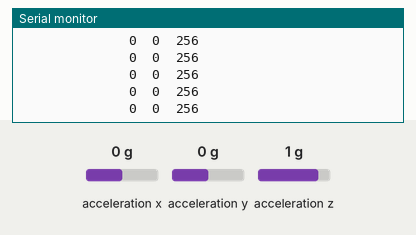
The sketch below on a simulated Arduino Uno, built with avr-gcc and run on an emulated ATmega328P. Shown: the last lines printed to the serial monitor. Inputs (shaded band) come from the test bench; at power-on: acceleration x 0 g, acceleration y 0 g, acceleration z 1 g.

Above: at 1.2 s.
1.3 s: acceleration x set to -1.4 g
At 2.1 s:
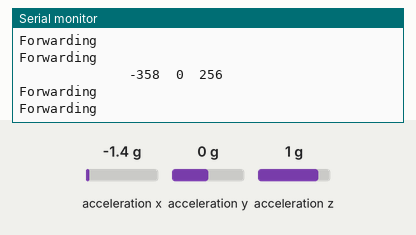
2.8 s: acceleration y set to -1.4 g
At 3.5 s:
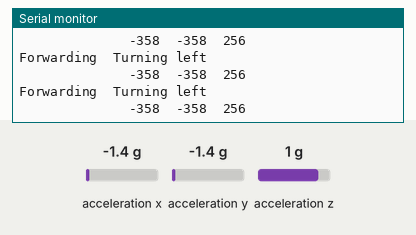
4.3 s: acceleration z set to 0 g
At 5.1 s:
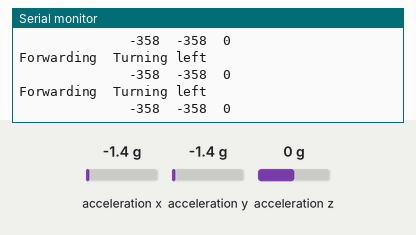
7.3 s: acceleration x set to 0 g
At 7.9 s:
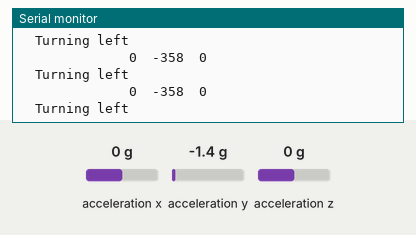
8.9 s: acceleration y set to 0 g
At 10.23 s:
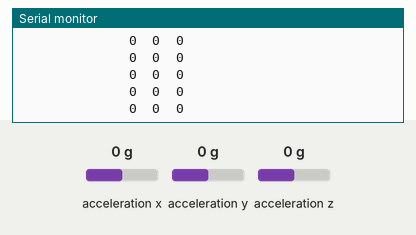
11.9 s: acceleration z set to 0.8 g
At 13.69 s:
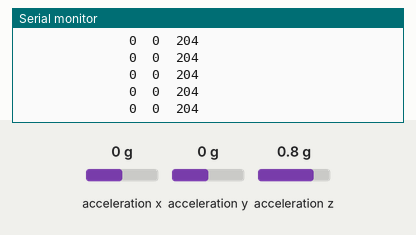
Timing chart, 0 to 15.2 s (numbered marks = the images above; inputs shaded):
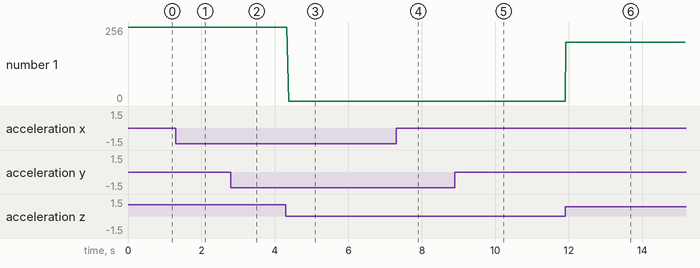

The sketch:

gesture.ino
```cpp
#include <Arduino_FreeRTOS.h>
#include <queue.h>
#include <semphr.h>
#include <Wire.h>
#include <ADXL345.h>

ADXL345 adxl;
struct accData{
    int x;
    int y;
    int z;
};

QueueHandle_t accDataQueue;
SemaphoreHandle_t mutex_serial;

void setup(){
    mutex_serial = xSemaphoreCreateMutex();
    if(!mutex_serial){
        while(1);
    }
    accDataQueue = xQueueCreate(10, sizeof(struct accData));
    if(!accDataQueue){
        while(1);
    }
    xTaskCreate(taskGetAccData, "getAccData", 128, NULL, 1, NULL);
    xTaskCreate(taskSerial, "serial", 128, NULL, 2, NULL);
    xTaskCreate(taskParseAccData, "parseAccData", 128, NULL, 2, NULL);
}

void loop(){}

void taskGetAccData(void *pvParameters){
    (void)pvParameters;
    adxl.powerOn();

    //set activity/ inactivity thresholds (0-255)
    adxl.setActivityThreshold(75); //62.5mg per increment
    adxl.setInactivityThreshold(75); //62.5mg per increment
    adxl.setTimeInactivity(10); // how many seconds of no activity is inactive?

    //look of activity movement on this axes - 1 == on; 0 == off
    adxl.setActivityX(1);
    adxl.setActivityY(1);
    adxl.setActivityZ(1);

    //look of inactivity movement on this axes - 1 == on; 0 == off
    adxl.setInactivityX(1);
    adxl.setInactivityY(1);
    adxl.setInactivityZ(1);

    for(;;){
        struct accData accDataRead;
        adxl.readXYZ(&accDataRead.x, &accDataRead.y, &accDataRead.z);
        xQueueSend(accDataQueue, &accDataRead, portMAX_DELAY);
        vTaskDelay(1);
    }
}

void taskSerial(void *pvParameters){
    (void)pvParameters;
    Serial.begin(9600);

    for(;;){
        struct accData accDataRead;
        if(xQueueReceive(accDataQueue, &accDataRead, portMAX_DELAY) == pdTRUE){
            if(xSemaphoreTake(mutex_serial, portMAX_DELAY) == pdTRUE){
                Serial.print("\t\t\t\t\t\t\t");
                Serial.print(accDataRead.x);
                Serial.print("\t");
                Serial.print(accDataRead.y);
                Serial.print("\t");
                Serial.println(accDataRead.z);
                xSemaphoreGive(mutex_serial);
            }
        }
        vTaskDelay(1);
    }
}

#define RTH_UD 500
#define FTH_UD 0
#define RTH_LR 300
#define FTH_LR -300
#define D_UP_DETECTED 100
#define D_DOWN_DETECTED 100
#define D_LEFT_DETECTED 100
#define D_RIGHT_DETECTED 100

void taskParseAccData(void *pvParameters){
    (void)pvParameters;

    static bool foo = false;
    static bool fooBak = false;
    static TickType_t start_rising_ud = 0;
    static TickType_t start_falling_ud = 0;
    static bool up = false;
    static bool down = false;

    static bool bar = false;
    static bool barBak = false;
    static TickType_t start_rising_lr = 0;
    static TickType_t start_falling_lr = 0;
    static bool left = false;
    static bool right = false;

    for(;;){
        struct accData accDataRead;
        if(xQueueReceive(accDataQueue, &accDataRead, portMAX_DELAY) == pdTRUE){
            if(accDataRead.z > RTH_UD){
                foo = true;
                start_falling_ud = xTaskGetTickCount();
            }
            if(accDataRead.z < FTH_UD){
                foo = false;
                start_rising_ud = xTaskGetTickCount();
            }
            if(foo && !fooBak){
                if((xTaskGetTickCount() - start_rising_ud) * portTICK_PERIOD_MS < D_DOWN_DETECTED){
                    up = false;
                    down = true;
                }
            }
            if(!foo && fooBak){
                if((xTaskGetTickCount() - start_falling_ud) * portTICK_PERIOD_MS < D_UP_DETECTED){
                    up = true;
                    down = false;
                }
            }
            fooBak = foo;

            if(accDataRead.y > RTH_LR){
                bar = true;
                start_falling_lr = xTaskGetTickCount();
            }
            if(accDataRead.y < FTH_LR){
                bar = false;
                start_rising_lr = xTaskGetTickCount();
            }
            if(bar && !barBak){
                if((xTaskGetTickCount() - start_rising_lr) * portTICK_PERIOD_MS < D_RIGHT_DETECTED){
                    left = false;
                    right = true;
                }
            }
            if(!bar && barBak){
                if((xTaskGetTickCount() - start_falling_lr) * portTICK_PERIOD_MS < D_LEFT_DETECTED){
                    left = true;
                    right = false;
                }
            }
            barBak = bar;

            if(xSemaphoreTake(mutex_serial, portMAX_DELAY) == pdTRUE){
                if(accDataRead.x > 100){
                    Serial.print("Backwarding");
                } else if(accDataRead.x < -100){
                    Serial.print("Forwarding");
                }
                if(accDataRead.y > 100){
                    Serial.print("  Turning right");
                } else if(accDataRead.y < -100){
                    Serial.print("  Turning left");
                }
                if(up){
                    Serial.print("  up");
                } else if(down){
                    Serial.print("  down");
                }
                if(left){
                    Serial.print("  left");
                } else if(right){
                    Serial.print("  right");
                }
                Serial.println();
                xSemaphoreGive(mutex_serial);
            }
        }
        // vTaskDelay(50 / portTICK_PERIOD_MS);
        vTaskDelay(1);
    }
}
```

Measured:
- after the input at 1.3 s, the serial monitor: prints a new line at once (image 1)
- after the input at 2.8 s, the serial monitor: prints a new line at once (image 2)
- after the input at 4.3 s, the serial monitor: prints a new line after 0.08 s (image 3)
- after the input at 7.3 s, the serial monitor: prints a new line after 0.09 s (image 4)
- after the input at 8.9 s, the serial monitor: prints a new line after 0.07 s (image 5)
- after the input at 11.9 s, the serial monitor: prints a new line at once (image 6)
- plotted number 1: 0 → 204 after the input at 11.9 s
